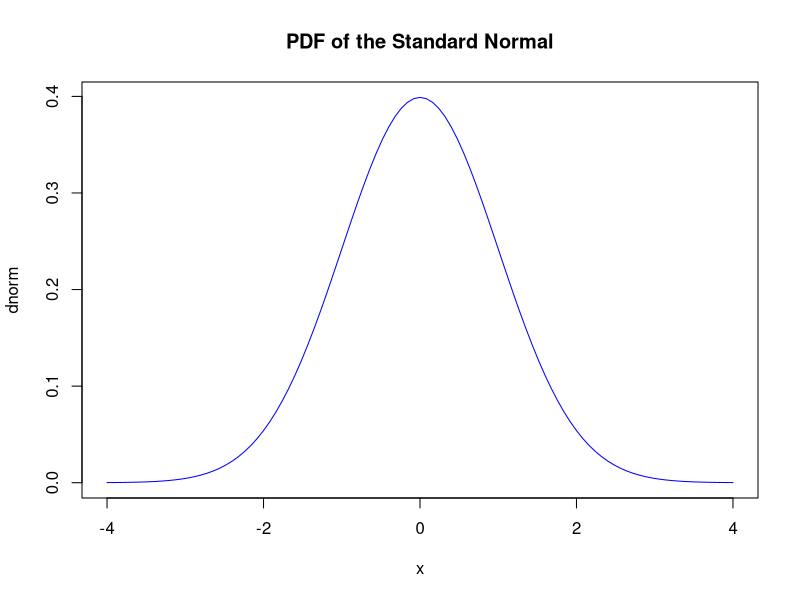
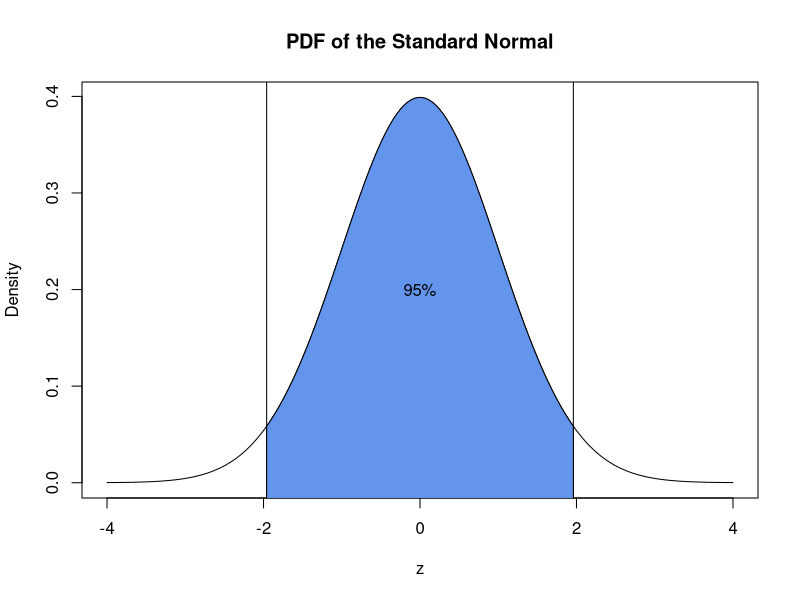
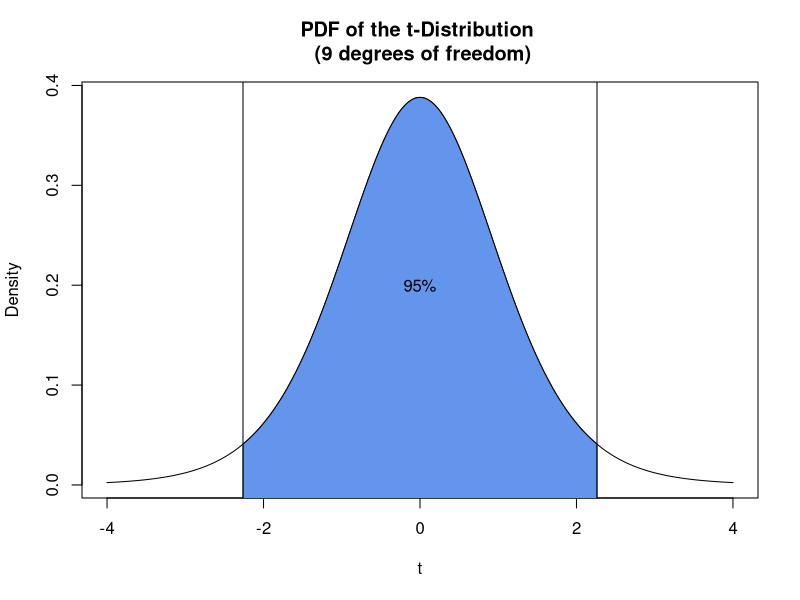
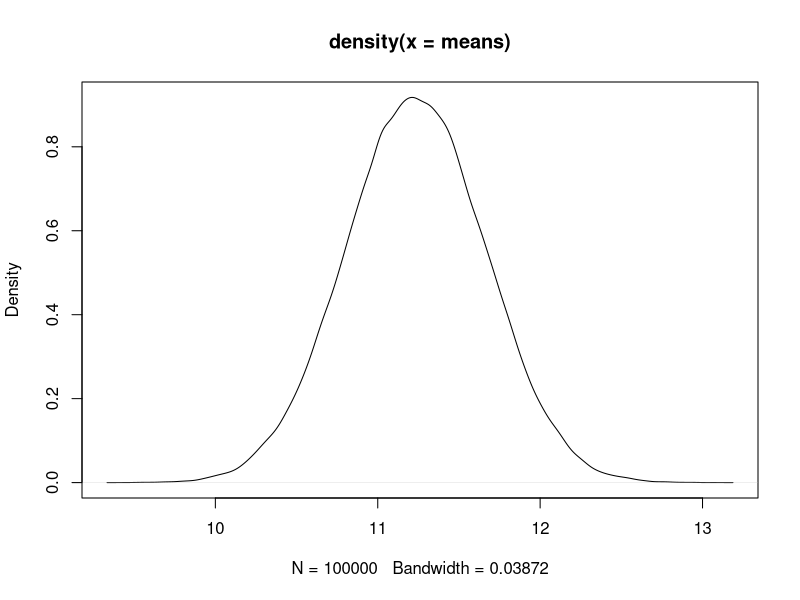
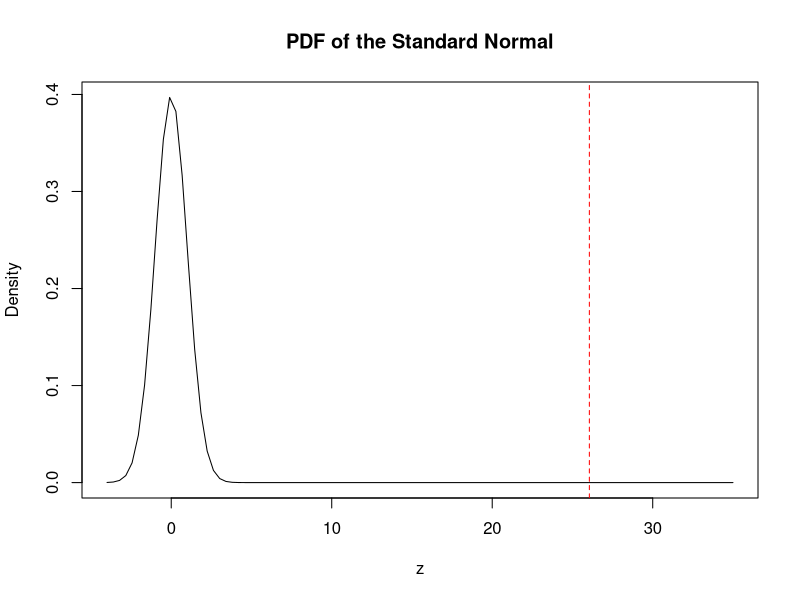
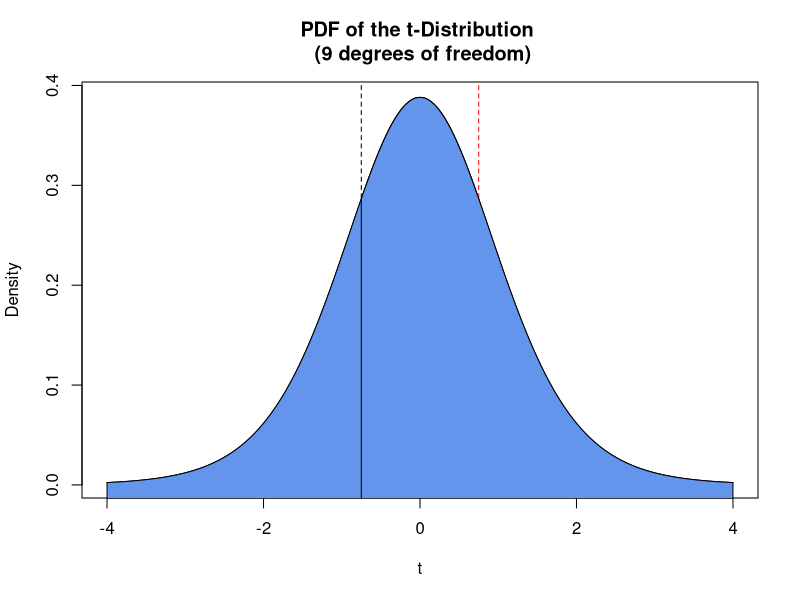

Write R code to recreate these figures, in order.
##################################################################
##################################################################
# Gov 2000/E-2000 Section 5
# 10-3-13
# Soledad Artiz Prillaman
##################################################################
##################################################################


###############################
### The Normal distribution ###
###############################

## the Normal distribution is invaluable to statistics. as
## we will see later in the course, we will often use the 
## Normal distribution as an approximation of some unknown 
## distribution. This means that we think that the probability 
## statements about the Normal are very close to the  probability
## statements about the unknown distribution.

plot(dnorm, mean = 1, sd = 4, from = -4, to = 4, col = "blue", main = "PDF of the Standard Normal")

## - area under curve always equals 1, regardless of mu and sigma
## - y-axis values do not have straight-forward interpretation, as the
## integral of the pdf evaluated at any specific point is 0 (since
## p(x) is continuous.  Were we to integrate within a certain area, we
## would get a probability value, though.)
## - Examples of such integrals:
##    - \int[-1,1] \approx .68
##    - \int[-2,2] \approx .95
##    - \int[-3,3] \approx .997
## - the y-axis values can be thought of as "normalizing" the density
## - unit normal: mu = 0, s^2 = 1 : will be a building block for us


## often we want to know the probability of being in some interval
## for a normal random variable. 
## Remember: if you use pnorm(q,...)
## lower.tail=TRUE:  probability of (-infinity, q)
## lower.tail=FALSE: probability of (q, infinity)
## YOU SHOULD DRAW PICTURES!!!

pnorm(-2, mean = 0, sd = 1, lower.tail = TRUE)
pnorm(-2, mean = 0, sd = 1, lower.tail = FALSE)

## what about 0?
pnorm(0, mean = 0, sd = 1, lower.tail = TRUE)
pnorm(0, mean = 0, sd = 1, lower.tail = FALSE)

## how can we get the probability of being between 2 numbers?

pnorm(0) - pnorm(-2)

## The Normal Distribution and Interval Estimation
## For large samples, we generally need to find our critical 
## value which gives us the 100(1-alpha)% confidence interval
## This means, we know the probability we want covered under the curve
## but we do not know the values of x or z which give us this
## probability

## To get these values, we can use the qnorm() function
qnorm(.95, mean=0, sd=1)
## this tells us that 95% of the area under the N(0,1) pdf
## is from -infty to 1.65
## alternatively, you can think of this as telling you that
## 5% of the area is from 1.65 to infty

## 95% confidence interval
## alpha = .05
## so alpha/2 = .025
qnorm(1-.05/2, mean = 0, sd=1)
## Here is where the 1.96 comes from!

## Let's look at it
plot(dnorm, from = -4, to = 4, col = "black", main = "PDF of the Standard Normal", 
     ylab = "Density", xlab="z")
abline(v=qnorm(1-.05/2, mean = 0, sd=1))
abline(v=-qnorm(1-.05/2, mean = 0, sd=1))
## Create a vector of simulating the values between -1.96 and 1.96
x.cord<-c(-1.96,seq(-1.96,1.96,0.01),1.96)
## Create a vector of simulating the densities between z= -1.96 and 1.96
y.cord<-c(-1,dnorm(seq(-1.96, 1.96, 0.01)),-1)
## Fill in 
polygon(x.cord, y.cord, col="cornflowerblue")
## Overlay some text
text(x=0, y=.2, "95%")



###############################
##### The t- distribution #####
###############################

## The t- Distribution and Interval Estimation

## When we have small samples, but a normal population distriubtion
## we can use the t-distribution to get our critical values
## for interval estimation
## again, we generally need to find our critical 
## value which gives us the 100(1-alpha)% confidence interval
## This means, we know the probability we want covered under the curve
## but we do not know the values of x or z which give us this
## probability

## To get these values, we can use the qt() function
## we specify the probability we want and the degrees of freedom (n-1)
qt(.95, df=9)
## this tells us that 95% of the area under the t-distribution with 9 df
## is from -infty to 1.83
## alternatively, you can think of this as telling you that
## 5% of the area is from 1.83 to infty

## 95% confidence interval
## alpha = .05
## so alpha/2 = .025
qt(1-.05/2, df=9)

## Let's look at it
x<-seq(-4,4,.01)
plot(x,dt(x, df=9), col = "black", main = "PDF of the t-Distribution \n (9 degrees of freedom)", 
     ylab = "Density", xlab="t", type="l")
abline(v=qt(1-.05/2, df=9))
abline(v=-qt(1-.05/2, df=9))
## Create a vector of simulating the values between -2.26 and 2.26
x.cord<-c(-2.26,seq(-2.26,2.26,0.01),2.26)
## Create a vector of simulating the densities between z= -1.96 and 1.96
y.cord<-c(-1,dt(seq(-2.26, 2.26, 0.01),df=9),-1)
## Fill in 
polygon(x.cord, y.cord, col="cornflowerblue")
## Overlay some text
text(x=0, y=.2, "95%")



###############################
#### Confidence Intervals #####
###############################

# let's simulate some data and find the 95% confidence interval
# for the mean

# set our seed since we will be randomly sampling
set.seed(02138)

# First, let's draw a population
# set mu to be 12 and sigma to be 4
# assume our population is normally distributed
pop.mean <- 12
pop.sd <- 4
pop <- rnorm(n=1e6, mean=pop.mean, sd=pop.sd)

# Now let's draw a single sample of size 100
# We can set the parameter values as objects
# That way when you want to change them you just have one spot to change
sample.size <- 100

# because we want a 95% confidence interval
# we know that the critical value (z) is 1.96
critical.value <- 1.96

# draw our sample
my.sample <- sample(pop, size=sample.size, replace=T)

# we can look at the mean of our sample
# remember our sample is just one of the rows in the table
# so this mean is just one element of the table
# i.e. one realization of our estimator
sample.mean <- mean(my.sample)
sample.mean

# let's also assume that we don't know sigma
# (as is usually the case in the real world)
# as mentioned in lecture, we can estimate sigma
# with the sample standard deviation from our sample
sample.sd <- sd(my.sample)
sample.sd


# Construct analytic 95% confidence interval
# Remember formula from lecture xbar - 1.96*(s/sqrt(n))
lower.bound <- sample.mean - critical.value*(sample.sd/sqrt(sample.size))
upper.bound <- sample.mean + critical.value*(sample.sd/sqrt(sample.size))
lower.bound
upper.bound

# so our estimated confidence interval is [11.3,12.7]
# Note: we started with the population, but we did not use this information 
# again after we took our sample
# When we have actual data, we can just imagin skipping the first step
# and starting after you have the sample (that's what our data is)


#### Quiz: What happens if I…
####  		(a) Increase the sample size?
####            (b) Increase the variance of the population?
####  Will the interval get wider or narrower?


###############################
## Bootstrapping the sampling distribution
###############################

# Construct a bootstrap confidence interval

# set the number of samples we will bootstrap
s <- 100000
# create a holder vector that we will later fille
means <- rep(NA, s)

# sample from the sample with replacement (bootstrapping) s times
# for each sample, store the sample mean to our means vector
for(i in 1:s) {
  boot.sample <- sample(my.sample, replace=T, size=sample.size)
  means[i] <- mean(boot.sample)
}

# plot the resulting sampling distribution of the means from our bootstrapped vector
plot(density(means))

# calculate our confidence interval by finding the values which leave 95% of the 
# sampling distribution
lower.boot <- quantile(means, .025)
upper.boot <- quantile(means, .975)
lower.boot
upper.boot

# our bootstrapped confidence interval is [11.3,12.7]
# which is exactly the same as what we got from our single sample!

################################

# Now let's make sure this whole process "works"
# Does a 95% CI contain the truth 95% of the time?

# We'll take many samples from the population, generate the CI's
# And keep track of when they do/do not contain the true mean.
# Remember we set the true mean to be 12
# we will use the same number of samples from our bootstrap (s)
# and the same sample size as before (sample.size)

# we create an object that stores the number of successes 
# (how many CIs contained the true population mean)
# this starts at 0
contained <- 0
for(i in 1:s) {
  repeat.sample <- sample(pop, size=sample.size, replace=T)
  repeat.sample.mean <- mean(repeat.sample)
  lower.bound.sample <- repeat.sample.mean - critical.value*(sd(repeat.sample)/sqrt(sample.size))
  upper.bound.sample <- repeat.sample.mean + critical.value*(sd(repeat.sample)/sqrt(sample.size))
  # this just says if thet population mean is within the calculated 95% confidence interval
  # add one to our vector named contained (i.e. the cumulative sum of successes)
  # this will tell us how of the confidence intervals from our samples contained the true mean
  if (pop.mean > lower.bound.sample & pop.mean < upper.bound.sample) {
    contained <- contained + 1
  }
}

# What percentage contained the true mean? should be 0.95
contained / s
# So cool!!

###############################
# QUIZ:
# prove that this holds true even when the population distribution 
# is NOT normal 



###############################
#### Calculating p-values #####
###############################

## say our set-up is
## H0: mu=0
## HA: mu!=0
## T=xbar-mu.o/s/sqrtn

## Let's go back to our original sample
# we know that the population mean is 12, so we should be able to reject 
# the null that it is 0

# what is our test statistic?
test.statistic <- sample.mean /(sample.sd/sqrt(sample.size))
test.statistic

# we know our test statistic is distributed approximately N(0,1) since n is large
# let's look at this
plot(dnorm, from = -4, to = 35, col = "black", main = "PDF of the Standard Normal", 
     ylab = "Density", xlab="z")
abline(v=test.statistic, col="red", lty=2)

# so what is the probability that we would see a value at least this extreme?
# we multiply by 2 since our alternative hypothesis means extreme could be pos or neg
p.value<-2*(1 - pnorm(test.statistic))
p.value # 0, as expected!


# What if we had the same set-up, but a different population
# Now our population has mean 0 and sd 1
# assume our population is normally distributed
pop2.mean <- 0
pop2.sd <- .1
pop2 <- rnorm(n=1e6, mean=pop2.mean, sd=pop2.sd)

# Now let's draw a single sample of size 10
sample2.size <- 10

# now our test statistic is distributed t 
# so we need a new critical value = 2.26
critical.value2 <- qt(1-.05/2,df=9)
critical.value2

# draw our sample
my.sample2 <- sample(pop2, size=sample2.size, replace=T)

# we can look at the mean of our sample
sample2.mean <- mean(my.sample2)
sample2.mean

# let's also assume that we don't know sigma
sample2.sd <- sd(my.sample2)
sample2.sd

# what is our new test statistic?
test.statistic2 <- sample2.mean /(sample2.sd/sqrt(sample2.size))
test.statistic2

# so what is the probability that we would see a value at least this extreme?
# we multiply by 2 since our alternative hypothesis means extreme could be pos or neg
p.value2 <- 2*(pt(test.statistic2, df=9))
p.value2 

# let's look at what this means from our null distribution
x<-seq(-4,4,.01)
plot(x,dt(x, df=9), col = "black", main = "PDF of the t-Distribution \n (9 degrees of freedom)", 
     ylab = "Density", xlab="t", type="l")
abline(v=test.statistic2, col="red", lty=2)
abline(v=-test.statistic2, col="black", lty=2)
# remember, since we defined our alternative hypothesis to be two-sided
# extreme means on either end!

## So where do we get the p-value from
## Create a vector of simulating the values between -infty and test.statistic
x.cord1 <- c(-4,seq(-4,test.statistic2,0.01),test.statistic2)
# and -test.statistic and 
x.cord2 <- c(-test.statistic2,seq(-test.statistic2,4,0.01),4)
## Create vectors simulating the densities 
y.cord1 <- c(-1,dt(seq(-4,test.statistic2,0.01),df=9),-1)
y.cord2 <- c(-1,dt(seq(-test.statistic2,4,0.01),df=9),-1)
## Fill in 
polygon(x.cord1, y.cord1, col="cornflowerblue")
polygon(x.cord2, y.cord2, col="cornflowerblue")


